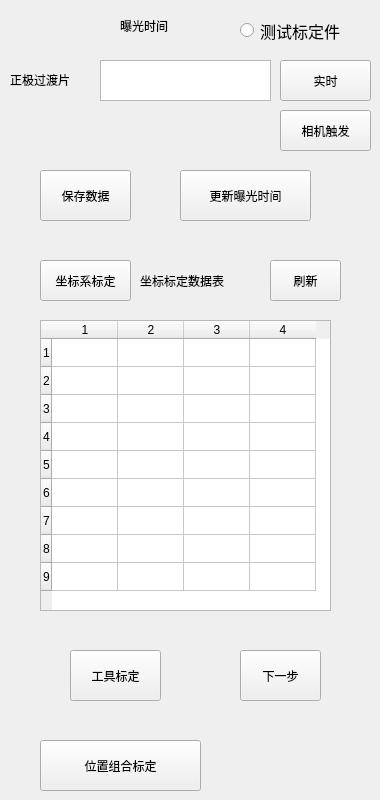
      <widget class="QWidget" name="tab_4">
       <attribute name="title">
        <string>视觉调试</string>
       </attribute>
       <widget class="QPushButton" name="bPsheetTrig">
        <property name="geometry">
         <rect>
          <x>280</x>
          <y>110</y>
          <width>91</width>
          <height>41</height>
         </rect>
        </property>
        <property name="text">
         <string>相机触发</string>
        </property>
       </widget>
       <widget class="QTextEdit" name="tExposureTimeRawPsheet">
        <property name="geometry">
         <rect>
          <x>100</x>
          <y>60</y>
          <width>171</width>
          <height>41</height>
         </rect>
        </property>
        <property name="readOnly">
         <bool>false</bool>
        </property>
       </widget>
       <widget class="QLabel" name="label_49">
        <property name="geometry">
         <rect>
          <x>120</x>
          <y>10</y>
          <width>81</width>
          <height>31</height>
         </rect>
        </property>
        <property name="text">
         <string>曝光时间</string>
        </property>
       </widget>
       <widget class="QLabel" name="label_50">
        <property name="geometry">
         <rect>
          <x>10</x>
          <y>70</y>
          <width>81</width>
          <height>20</height>
         </rect>
        </property>
        <property name="text">
         <string>正极过渡片</string>
        </property>
       </widget>
       <widget class="QPushButton" name="bSnSave_3">
        <property name="geometry">
         <rect>
          <x>40</x>
          <y>170</y>
          <width>91</width>
          <height>51</height>
         </rect>
        </property>
        <property name="text">
         <string>保存数据</string>
        </property>
       </widget>
       <widget class="QPushButton" name="bUpdateCam">
        <property name="geometry">
         <rect>
          <x>180</x>
          <y>170</y>
          <width>131</width>
          <height>51</height>
         </rect>
        </property>
        <property name="text">
         <string>更新曝光时间</string>
        </property>
       </widget>
       <widget class="QPushButton" name="bRealTimePsheet">
        <property name="geometry">
         <rect>
          <x>280</x>
          <y>60</y>
          <width>91</width>
          <height>41</height>
         </rect>
        </property>
        <property name="text">
         <string>实时</string>
        </property>
       </widget>
       <widget class="QPushButton" name="bPpostionCalc">
        <property name="geometry">
         <rect>
          <x>40</x>
          <y>740</y>
          <width>161</width>
          <height>51</height>
         </rect>
        </property>
        <property name="text">
         <string>位置组合标定</string>
        </property>
       </widget>
       <widget class="QPushButton" name="bPsheetCalc">
        <property name="geometry">
         <rect>
          <x>40</x>
          <y>260</y>
          <width>91</width>
          <height>41</height>
         </rect>
        </property>
        <property name="text">
         <string>坐标系标定</string>
        </property>
       </widget>
       <widget class="QLabel" name="label_119">
        <property name="geometry">
         <rect>
          <x>140</x>
          <y>270</y>
          <width>131</width>
          <height>21</height>
         </rect>
        </property>
        <property name="text">
         <string>坐标标定数据表</string>
        </property>
       </widget>
       <widget class="QPushButton" name="bPsheetToolCalc">
        <property name="geometry">
         <rect>
          <x>70</x>
          <y>650</y>
          <width>91</width>
          <height>51</height>
         </rect>
        </property>
        <property name="text">
         <string>工具标定</string>
        </property>
       </widget>
       <widget class="QPushButton" name="bPsheetToolCalcNext">
        <property name="geometry">
         <rect>
          <x>240</x>
          <y>650</y>
          <width>81</width>
          <height>51</height>
         </rect>
        </property>
        <property name="text">
         <string>下一步</string>
        </property>
       </widget>
       <widget class="QTableWidget" name="tableWidgetPs">
        <property name="geometry">
         <rect>
          <x>40</x>
          <y>320</y>
          <width>291</width>
          <height>291</height>
         </rect>
        </property>
        <property name="rowCount">
         <number>9</number>
        </property>
        <property name="columnCount">
         <number>4</number>
        </property>
        <attribute name="horizontalHeaderDefaultSectionSize">
         <number>66</number>
        </attribute>
        <attribute name="horizontalHeaderMinimumSectionSize">
         <number>25</number>
        </attribute>
        <attribute name="verticalHeaderDefaultSectionSize">
         <number>28</number>
        </attribute>
        <attribute name="verticalHeaderMinimumSectionSize">
         <number>25</number>
        </attribute>
        <row/>
        <row/>
        <row/>
        <row/>
        <row/>
        <row/>
        <row/>
        <row/>
        <row/>
        <column/>
        <column/>
        <column/>
        <column/>
       </widget>
       <widget class="QPushButton" name="bPsheetUpdateTable">
        <property name="geometry">
         <rect>
          <x>270</x>
          <y>260</y>
          <width>71</width>
          <height>41</height>
         </rect>
        </property>
        <property name="text">
         <string>刷新</string>
        </property>
       </widget>
       <widget class="QRadioButton" name="radioCalc">
        <property name="geometry">
         <rect>
          <x>240</x>
          <y>20</y>
          <width>131</width>
          <height>21</height>
         </rect>
        </property>
        <property name="font">
         <font>
          <pointsize>12</pointsize>
         </font>
        </property>
        <property name="text">
         <string>测试标定件</string>
        </property>
       </widget>
      </widget>
